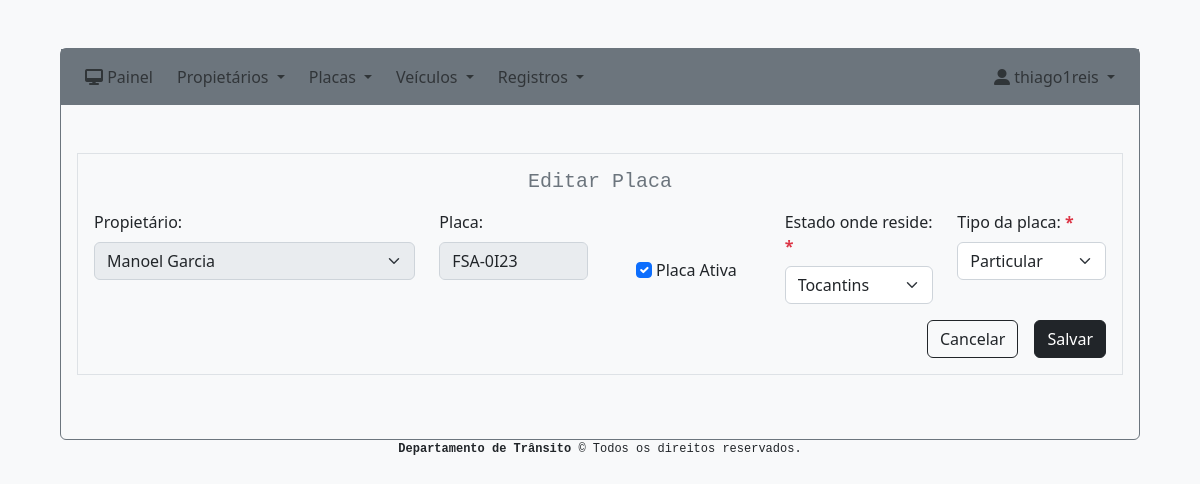
The page /sistema/placa/editar/6 (signed in) on the database its author committed.
### system/models.py (models this page shows, shortened)
class Plate(models.Model):
    state = models.CharField(max_length=25, choices=STATE_CHOICES, blank=False, null=False)
    type = models.CharField(max_length=255)
    three_char = models.CharField(max_length=255)
    only_number = models.IntegerField()
    single_char = models.CharField(max_length=255)
    two_number = models.IntegerField()
    status = models.BooleanField()
    owner = models.ForeignKey(Owner, on_delete=models.CASCADE)
    created = models.DateTimeField('created', auto_now_add=True)
    modified = models.DateTimeField('modified', auto_now=True)

class Owner(models.Model):
    name = models.CharField(max_length=255)
    birth_date = models.DateField()
    sex = models.CharField(max_length=10, choices=SEX_CHOICES, blank=False, null=False)
    cpf = models.CharField(max_length=255)
    telephone = models.CharField(max_length=255, blank=True, null=True)
    email = models.EmailField(blank=True, null=True)
    zip_code = models.CharField(max_length=255)
    state = models.CharField(max_length=25, choices=STATE_CHOICES, blank=False, null=False)
    city = models.CharField(max_length=255)
    district = models.CharField(max_length=255)
    road = models.CharField(max_length=255)
    number = models.IntegerField(blank=True, null=True)
    complement = models.CharField(max_length=255, blank=True, null=True)
    reference_point = models.CharField(max_length=255, blank=True, null=True)
    comments = models.CharField(max_length=255, blank=True, null=True)
    created = models.DateTimeField('created', auto_now_add=True)
    modified = models.DateTimeField('modified', auto_now=True)

### system/views.py (the view, shortened to what this page needs)
# urls.py: path('placa/editar/<int:plate_pk>', views.plate_edit, name='plate_edit'),
@login_required(login_url="/")
def plate_edit(request, plate_pk):
    if request.method == "GET":
        plate = Plate.objects.get(pk=plate_pk)
        context = {
            'plate': plate
        }
        return render(request, 'system/plate_edit.html', context)

### system/templates/system/plate_edit.html (shortened to what this page needs)
{% extends 'base.html' %}
{% block content %}
    <div class="border p-3 m-3">
        <form action="{% url 'plate_edit' plate.id %}" method="POST">
                <h5 class="font-monospace text-secondary text-center mb-3">Editar Placa</h5>
                 <div class="row">
                    <div class="col-sm-4 mb-3">
                        <label for="owner_id" class="form-label">Propietário:</label>
                        <select class="form-select" name="owner_id" disabled>
                            <option value={{ plate.owner_id }} selected >{{ plate.owner.name }}</option>
                        </select>
                    </div>
                    <div class="col-sm-2 mb-3">
                        <label for="" class="form-label">Placa:</span></label>
                        <input type="text" name="" class="form-control text-uppercase" value={{ plate.three_char }}-{{ plate.only_number }}{{ plate.single_char }}{{ plate.two_number }} disabled>
                    </div>
                    <div class="col-sm-2 text-center mb-3">
                        <label for="status" class="form-check-label mt-5" >
                            <input class="form-check-input " type="checkbox" id="status" name="status" {% if plate.status == 1 %} checked {% endif %} >
                            Placa Ativa
                        </label>
                    </div>
                    <div class="col-sm-2 mb-3">
                        <label for="state" class="form-label">Estado onde reside: <span class="text-danger fw-bold">*</span></label>
                        <select class="form-select" name="state" required >
                            <option {% if plate.state == "Tocantins" %} value="Tocantins" selected{% endif %}>Tocantins</option>
                        </select>
                    </div>
                    <div class="col-sm-2 mb-3">
                        <label for="type" class="form-label">Tipo da placa: <span class="text-danger fw-bold">*</span></label><br>
                        <select class="form-select" name="type" required>
                            <option {% if plate.type == "Particular" %} value="Particular" selected{% endif %}>Particular</option>
                        </select>
                    </div>
                </div>
                <div class="d-grid gap-3 d-md-flex justify-content-md-end">
                    <a href="{% url 'plate_index' %}" class="btn btn-outline-dark ">Cancelar</a>
                    <button type="submit" class="btn btn-dark ">Salvar</button>
                </div>
        </form>
    </div>
{% endblock %}

### system/templates/menu.html (shortened to what this page needs)
<nav class="navbar navbar-expand-lg navbar-secondary bg-secondary mb-5 ">
    <div class="container-fluid">
        <div class="collapse navbar-collapse" id="navbarNavAltMarkup">
            {% if user.is_authenticated %}
                <ul class="navbar-nav me-auto mb-lg-0">
                    <li class="nav-item px-1">
                        <a class="nav-link" aria-current="page" href="{% url 'sistema' %}"><i class="fa-solid fa-desktop"></i> Painel</a>
                    </li>
                    <li class="nav-item dropdown px-1">
                        <a class="nav-link dropdown-toggle" href="#" id="navbarDropdown" role="button" data-bs-toggle="dropdown" aria-expanded="false">
                            Propietários
                        </a>
                    </li>
                    <li class="nav-item dropdown px-1">
                        <a class="nav-link dropdown-toggle" href="#" id="navbarDropdown" role="button" data-bs-toggle="dropdown" aria-expanded="false">
                            Placas
                        </a>
                    </li>
                    <li class="nav-item dropdown px-1">
                        <a class="nav-link dropdown-toggle" href="#" id="navbarDropdown" role="button" data-bs-toggle="dropdown" aria-expanded="false">
                            Veículos
                        </a>
                    </li>
                    <li class="nav-item dropdown px-1">
                        <a class="nav-link dropdown-toggle" href="#" id="navbarDropdown" role="button" data-bs-toggle="dropdown" aria-expanded="false">
                            Registros
                        </a>
                    </li>
                </ul>
                <div class="d-flex">
                    <ul class="navbar-nav">
                    <li class="nav-item dropdown px-1">
                        <a class="nav-link dropdown-toggle" href="#" id="navbarDropdown" role="button" data-bs-toggle="dropdown" aria-expanded="false">
                            <i class="fa-solid fa-user-large"></i>
                            {{ user.get_username }}
                        </a>
                    </li>
                    </ul>
                </div>
            {% endif %}
        </div>
    </div>
</nav>

### rows shown on the page
Plate: owner_id "Manoel Garcia", three_char "fsa-0i23", status "☑", state "Tocantins", type "Particular"

### other values the page prints
{{ user.get_username }} "thiago1reis"
